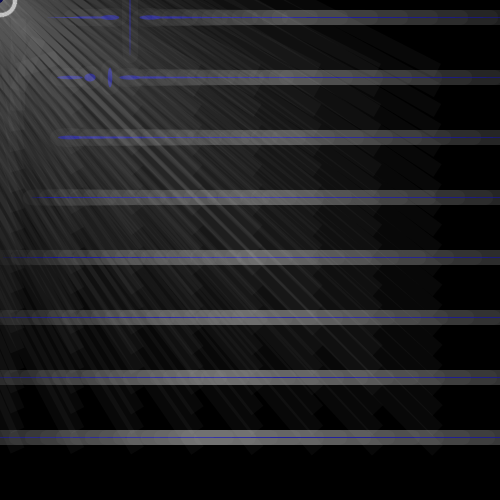
Frame 1 (no input)
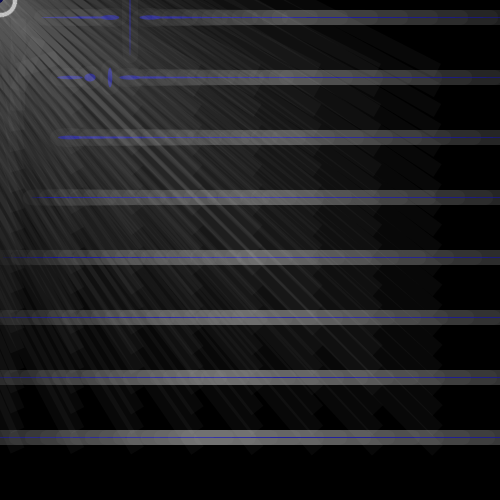
Frame 60 (the mouse pressed at the canvas centre just before this capture)
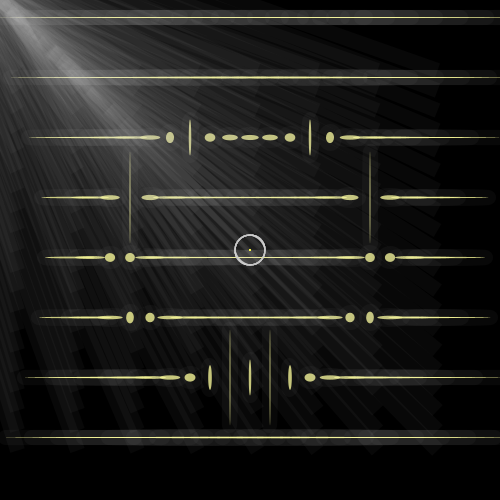
Frame 120 (the mouse held since frame 60 and released just before this capture)

The Processing sketch that drew these frames (run headless with seeded random() and noise(); from frame 60 on, the mouse is pressed at the canvas centre):

// Processing sketch: processing_2894
// ── processing_2894.pde

float R, P; 

void setup(){ 
  R=35;  // variable 1
  P=20;  // variable 2
  size(500,500); 
  smooth(); 
} 
 
void draw(){ 
  background (0); 
   
  for(float y=  R/2; y <= height-R; y += P*3){ 
    for (float x = R*2; x <=width-R; x += P){ 
    
      float T; 
   T= 130 - sqrt((mouseX - x)*(mouseX - x)+(mouseY - y)*(mouseY -y)); 
      
      fill(mouseX,mouseY, 150, 200); 
      ellipse(x, y, T, 90/T);   
      strokeWeight(30); 
      
      fill(mouseX, mouseY, 70, 200);
      ellipse(mouseX, mouseY, T/100, T/100);
      strokeWeight(15);
        
smooth(); 
stroke(200,10); 
fill(147, 7, 68, 100); 
triangle(y, x , T, T, T, T); // Crea un tipo de malla, similar a un destello de luz

      
} 
} 
} 
 
 
